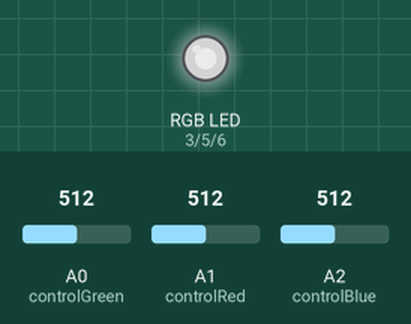
Recording of a sketch running on a simulated Arduino Uno, built with avr-gcc and run on an emulated ATmega328P. Shown: an RGB LED mixed from three pins (HIGH = lit). The test bench sets the inputs (shaded band); at power-on: A0 (controlGreen) = 512, A1 (controlRed) = 512, A2 (controlBlue) = 512. Dim RGB values are drawn brighter than linear.

Above: at 1.2 s.
1.3 s: A0 (controlGreen) set to 716
At 2.0 s:
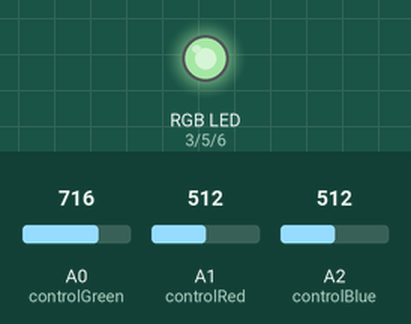
2.8 s: A1 (controlRed) set to 716
At 3.2 s:
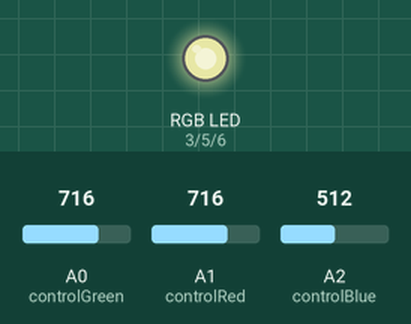
4.3 s: A2 (controlBlue) set to 716
At 5.5 s:
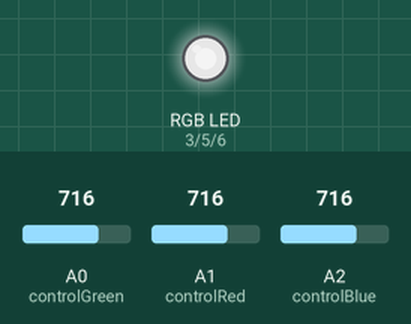
5.8 s: A0 (controlGreen) set to 900
At 6.6 s:
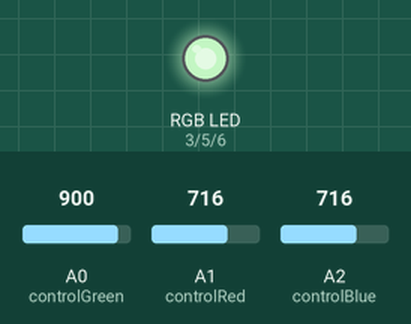
7.3 s: A1 (controlRed) set to 900
At 7.8 s:
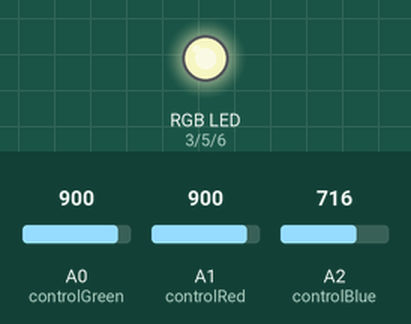
8.8 s: A2 (controlBlue) set to 900
At 10.1 s:
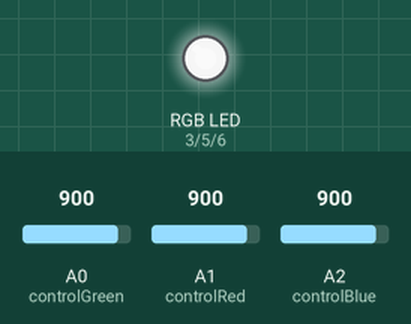
Timing chart, 0 to 11.3 s (numbered marks = the images above; inputs shaded):
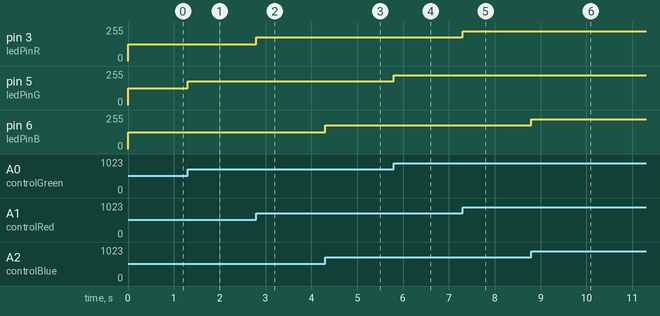

Measured:
- after the input at 1.3 s, pin 5 (ledPinG): 127/255 → 178/255 at once
- after the input at 2.8 s, pin 3 (ledPinR): 127/255 → 178/255 at once
- after the input at 4.3 s, pin 6 (ledPinB): 127/255 → 178/255 at once
- after the input at 5.8 s, pin 5 (ledPinG): 178/255 → 224/255 at once
- after the input at 7.3 s, pin 3 (ledPinR): 178/255 → 224/255 at once
- after the input at 8.8 s, pin 6 (ledPinB): 178/255 → 224/255 at once

The sketch:

homework1_code.ino
```cpp
const int ledPinR=3;
const int ledPinG=5;
const int ledPinB=6;
const int controlRed=A1;
const int controlGreen=A0;
const int controlBlue=A2;

void setup() {
  pinMode(ledPinR, OUTPUT);
  pinMode(ledPinG, OUTPUT);
  pinMode(ledPinB, OUTPUT);
  Serial.begin(9600);
}

void printValues(){
  Serial.print("Red: ");
  Serial.println(analogRead(controlRed));
  Serial.print("Green: ");
  Serial.println(analogRead(controlGreen));
  Serial.print("Blue: ");
  Serial.println(analogRead(controlBlue));
}//function used for debugging an issue I encountered with reading bad values on the analog pins

void loop() {

  //printValues();

  int inputRed=analogRead(controlRed);
  int inputGreen=analogRead(controlGreen);
  int inputBlue=analogRead(controlBlue);

  int ledValueRed = map(inputRed,0,1023,0,255);
  int ledValueGreen = map(inputGreen,0,1023,0,255);
  int ledValueBlue = map(inputBlue,0,1023,0,255);

  analogWrite(ledPinR,ledValueRed);
  analogWrite(ledPinG,ledValueGreen);
  analogWrite(ledPinB,ledValueBlue);
}
```
